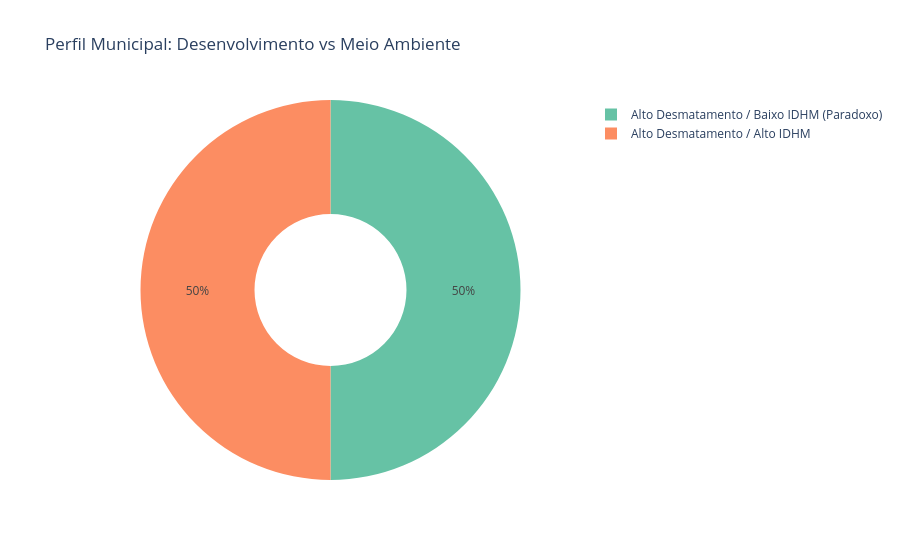
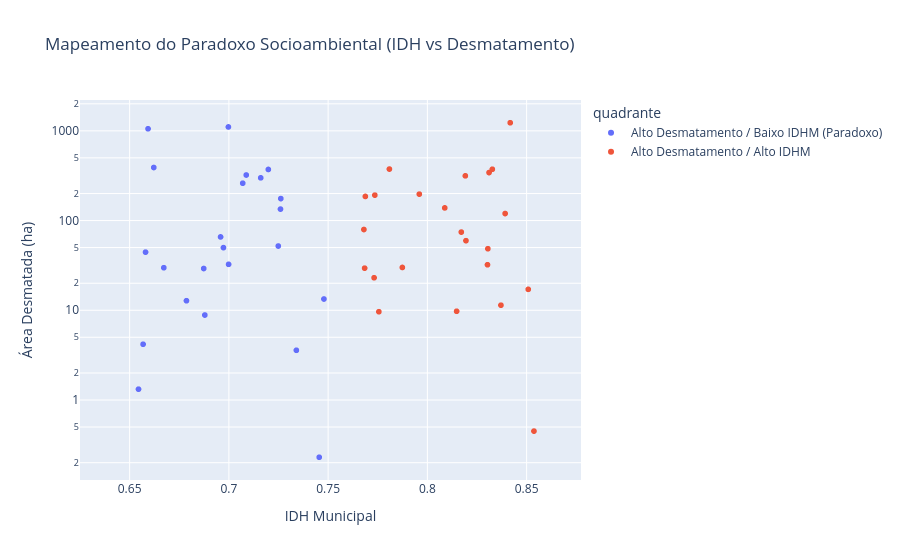

The code cell stored with these charts, in order, in its notebook:
### Markdown cell above
## 3. Paradoxo Socioambiental: IDHM e Bem-Estar

### Análise de Dinâmica Espacial
Nesta seção, cruzamos o IDH Municipal (Índice de Desenvolvimento Humano) com o Desmatamento. O objetivo é identificar o "custo social" da degradação. 

**Justificativa Visual:** 
1. **Gráfico de Rosca (Donut Chart):** Mostra a proporção de municípios em cada quadrante. O espaço central é usado para destacar que a maioria está em 'Estagnação'.
2. **Scatter por Quadrante:** A separação por cores permite identificar visualmente o "Quadrante do Paradoxo" (Alto Desmatamento e Baixo IDH), onde o dano ambiental é alto e o retorno social é baixo.

### Code cell
# Distribuição proporcional dos municípios
fig_pie = px.pie(
    df_quadrantes, names='quadrante', 
    title='Perfil Municipal: Desenvolvimento vs Meio Ambiente',
    hole=0.4, color_discrete_sequence=px.colors.qualitative.Set2
)
fig_pie.show()

# Relacionamento IDH e Desmatamento
fig_scatter = px.scatter(
    df_quadrantes, x='idhm', y='area_desmatada_ha', color='quadrante',
    hover_data=['municipio', 'uf'],
    log_y=True, 
    title='Mapeamento do Paradoxo Socioambiental (IDH vs Desmatamento)',
    labels={'idhm': 'IDH Municipal', 'area_desmatada_ha': 'Área Desmatada (ha)'},
)
fig_scatter.show()

### Figure 1 — Plotly figure (JSON) as saved in the notebook; plotly's stock layout.template omitted (floating-point values rounded to 4 significant figures; data arrays with more than 128 entries replaced by an {"elided": "..."} marker saying what was removed)
{"data": [{"domain": {"x": [0, 1], "y": [0, 1]}, "hole": 0.4, "hovertemplate": "quadrante=%{label}<extra></extra>", "labels": {"elided": "5570 str values"}, "legendgroup": "", "name": "", "showlegend": true, "type": "pie"}], "layout": {"legend": {"tracegroupgap": 0}, "piecolorway": ["rgb(102,194,165)", "rgb(252,141,98)", "rgb(141,160,203)", "rgb(231,138,195)", "rgb(166,216,84)", "rgb(255,217,47)", "rgb(229,196,148)", "rgb(179,179,179)"], "title": {"text": "Perfil Municipal: Desenvolvimento vs Meio Ambiente"}}}

### Figure 2 — Plotly figure (JSON) as saved in the notebook; plotly's stock layout.template omitted (floating-point values rounded to 4 significant figures; data arrays with more than 128 entries replaced by an {"elided": "..."} marker saying what was removed)
{"data": [{"customdata": {"elided": "2785x2 str values"}, "hovertemplate": "quadrante=Alto Desmatamento / Baixo IDHM (Paradoxo)<br>IDH Municipal=%{x}<br>Área Desmatada (ha)=%{y}<br>municipio=%{customdata[0]}<br>uf=%{customdata[1]}<extra></extra>", "legendgroup": "Alto Desmatamento / Baixo IDHM (Paradoxo)", "marker": {"color": "#636efa", "symbol": "circle"}, "mode": "markers", "name": "Alto Desmatamento / Baixo IDHM (Paradoxo)", "showlegend": true, "type": "scattergl", "x": {"elided": "2785 float values"}, "xaxis": "x", "y": {"elided": "2785 float values"}, "yaxis": "y"}, {"customdata": {"elided": "2785x2 str values"}, "hovertemplate": "quadrante=Alto Desmatamento / Alto IDHM<br>IDH Municipal=%{x}<br>Área Desmatada (ha)=%{y}<br>municipio=%{customdata[0]}<br>uf=%{customdata[1]}<extra></extra>", "legendgroup": "Alto Desmatamento / Alto IDHM", "marker": {"color": "#EF553B", "symbol": "circle"}, "mode": "markers", "name": "Alto Desmatamento / Alto IDHM", "showlegend": true, "type": "scattergl", "x": {"elided": "2785 float values"}, "xaxis": "x", "y": {"elided": "2785 float values"}, "yaxis": "y"}], "layout": {"legend": {"title": {"text": "quadrante"}, "tracegroupgap": 0}, "title": {"text": "Mapeamento do Paradoxo Socioambiental (IDH vs Desmatamento)"}, "xaxis": {"anchor": "y", "domain": [0, 1], "title": {"text": "IDH Municipal"}}, "yaxis": {"anchor": "x", "domain": [0, 1], "title": {"text": "Área Desmatada (ha)"}, "type": "log"}}}
